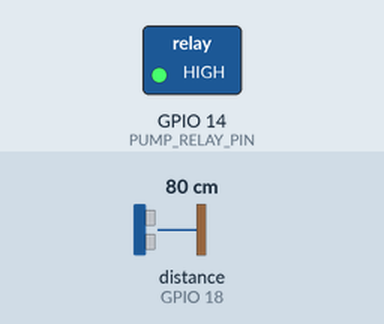
Recording of a sketch running on a simulated ESP32. On the bench: switched loads named in the sketch (green lamp = pin HIGH). The test bench sets the inputs (shaded band); at power-on: distance to the obstacle (sensor on GPIO 18) 80 cm. The echo pulse lasts 58.3 µs per cm; WiFi joins after 1.5 s; servers stay silent unless stated; uploads are accepted with an empty reply; the local clock reads 2024-03-15 10:24:30 at power-on unless the sketch sets it; pins used as bus, display or sensor lines are not drawn; what the sketch prints to the serial monitor is not drawn.

Above: at 3.2 s.
3.3 s: distance to the obstacle (sensor on GPIO 18) set to 17 cm
At 6.0 s:
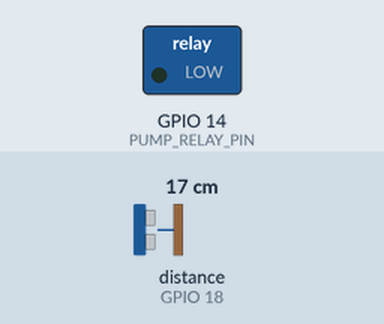
6.9 s: distance to the obstacle (sensor on GPIO 18) set to 14 cm
Timing chart, 0 to 9.9 s (numbered marks = the images above; inputs shaded):
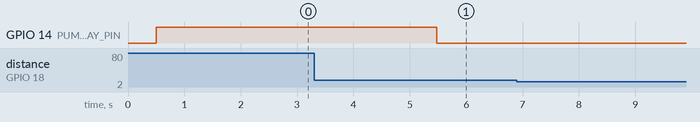

The sketch:

iot_water_manager_esp32.ino
```cpp
#include <WiFi.h>
#include <HTTPClient.h>
#include <ArduinoJson.h>
#include <time.h>

const char* ssid             = "Ashiis iPhone";
const char* pass             = "12345678910";
const char* SUPABASE_URL     = "https://rpumtokaszpqwkscungk.supabase.co";
const char* SUPABASE_ANON_KEY = "eyJhbGciOiJIUzI1NiIsInR5cCI6IkpXVCJ9.eyJpc3MiOiJzdXBhYmFzZSIsInJlZiI6InJwdW10b2thc3pwcXdrc2N1bmdrIiwicm9sZSI6ImFub24iLCJpYXQiOjE3NzM3Mzc3MTAsImV4cCI6MjA4OTMxMzcxMH0.-bhyXpGhZoCNQ11xxMPxA8_1qqVI2WLY_N7VbUOOejo";
const char* DEVICE_ID        = "esp32-tank-1";

#define TRIG_PIN       5
#define ECHO_PIN       18
#define PUMP_RELAY_PIN 14
#define RELAY_ACTIVE_LOW 1

const int EMPTY_CM = 17;
const int FULL_CM  = 5;
const int PUMP_ON_LEVEL  = 20;
const int PUMP_OFF_LEVEL = 100;

const unsigned long UPDATE_MS = 5000;
unsigned long lastUpdate = 0;

bool pumpRunning   = false;
bool pumpCmd       = false;
bool deviceEnabled = true;
String mode        = "auto";
int waterLevel     = 0;

void setPump(bool on) {
  pumpRunning = on;
  digitalWrite(PUMP_RELAY_PIN, (RELAY_ACTIVE_LOW == 1) ? !on : on);
  Serial.printf("[PUMP] Pump is now %s\n", on ? "ON" : "OFF");
}

void connectWiFi() {
  Serial.printf("[WIFI] Connecting to %s", ssid);
  WiFi.begin(ssid, pass);
  int attempts = 0;
  while (WiFi.status() != WL_CONNECTED && attempts < 20) {
    delay(500);
    Serial.print(".");
    attempts++;
  }
  if (WiFi.status() == WL_CONNECTED) {
    Serial.printf("\n[WIFI] Connected! IP: %s\n",
                  WiFi.localIP().toString().c_str());
  } else {
    Serial.println("\n[WIFI] Failed — running offline");
  }
}

int readWaterLevel() {
  int readings[5];
  int valid = 0;
  Serial.println("[SENSOR] --- Reading water level ---");
  for (int i = 0; i < 5; i++) {
    digitalWrite(TRIG_PIN, LOW);
    delayMicroseconds(2);
    digitalWrite(TRIG_PIN, HIGH);
    delayMicroseconds(10);
    digitalWrite(TRIG_PIN, LOW);
    long duration = pulseIn(ECHO_PIN, HIGH, 30000);
    if (duration == 0) {
      Serial.printf("  [%d] timeout — no echo received\n", i);
      delay(50);
      continue;
    }
    int distCm = (int)(duration * 0.034 / 2);
    if (distCm < 0 || distCm > 400) {
      Serial.printf("  [%d] out-of-range dist=%dcm (duration=%ld µs)\n", i, distCm, duration);
      delay(50);
      continue;
    }
    int level = map(distCm, EMPTY_CM, FULL_CM, 0, 100);
    readings[valid] = constrain(level, 0, 100);
    Serial.printf("  [%d] duration=%ld µs  dist=%dcm  level=%d%%\n",
                  i, duration, distCm, readings[valid]);
    valid++;
    delay(50);
  }
  if (valid == 0) {
    Serial.printf("[SENSOR] All readings failed! Check wiring. TRIG=%d ECHO=%d\n",
                  TRIG_PIN, ECHO_PIN);
    Serial.printf("[SENSOR] Returning last known level: %d%%\n", waterLevel);
    return waterLevel;
  }
  // Bubble-sort then take median
  for (int i = 0; i < valid - 1; i++)
    for (int j = i + 1; j < valid; j++)
      if (readings[i] > readings[j]) {
        int tmp = readings[i];
        readings[i] = readings[j];
        readings[j] = tmp;
      }
  int result = readings[valid / 2];
  Serial.printf("[SENSOR] Median level = %d%% (from %d valid readings)\n", result, valid);
  return result;
}

void runAutomation() {
  if (!deviceEnabled) { setPump(false); return; }
  if (mode == "auto") {
    if (waterLevel <= PUMP_ON_LEVEL && !pumpRunning) {
      Serial.println("[AUTO] Level <= 20% — Pump ON");
      setPump(true);
    } else if (waterLevel >= PUMP_OFF_LEVEL && pumpRunning) {
      Serial.println("[AUTO] Tank full — Pump OFF");
      setPump(false);
    }
  } else {
    if (pumpCmd != pumpRunning) setPump(pumpCmd);
  }
}

void pullCommands() {
  if (WiFi.status() != WL_CONNECTED) return;
  HTTPClient http;
  String url = String(SUPABASE_URL)
    + "/rest/v1/devices?id=eq." + DEVICE_ID
    + "&select=pump_cmd,device_enabled,mode";
  http.begin(url);
  http.addHeader("apikey", SUPABASE_ANON_KEY);
  http.addHeader("Authorization", String("Bearer ") + SUPABASE_ANON_KEY);
  int code = http.GET();
  if (code == 200) {
    String body = http.getString();
    JsonDocument doc;
    DeserializationError err = deserializeJson(doc, body);
    if (!err && doc.is<JsonArray>() && doc.as<JsonArray>().size() > 0) {
      JsonObject row = doc[0];
      pumpCmd       = row["pump_cmd"]       | false;
      deviceEnabled = row["device_enabled"] | true;
      mode          = row["mode"]           | "auto";
      Serial.printf("[PULL] mode=%s enabled=%d pump_cmd=%d\n",
                    mode.c_str(), deviceEnabled, pumpCmd);
    }
  } else {
    Serial.printf("[PULL] HTTP error %d\n", code);
  }
  http.end();
}

// Returns current UTC time as ISO 8601 string, e.g. "2026-03-19T06:47:01Z"
String getIsoTimestamp() {
  time_t now = time(nullptr);
  if (now < 1000000000UL) {
    // NTP not synced yet — fall back to millis-based placeholder
    return String("1970-01-01T00:00:00Z");
  }
  struct tm t;
  gmtime_r(&now, &t);
  char buf[25];
  snprintf(buf, sizeof(buf), "%04d-%02d-%02dT%02d:%02d:%02dZ",
           t.tm_year + 1900, t.tm_mon + 1, t.tm_mday,
           t.tm_hour, t.tm_min, t.tm_sec);
  return String(buf);
}

void pushTelemetry() {
  if (WiFi.status() != WL_CONNECTED) return;
  HTTPClient http;
  String url = String(SUPABASE_URL)
    + "/rest/v1/devices?id=eq." + DEVICE_ID;
  JsonDocument doc;
  doc["water_level"] = waterLevel;
  doc["pump_status"] = pumpRunning;
  doc["flow_rate"]   = 0.0;
  doc["updated_at"]  = getIsoTimestamp();
  String body;
  serializeJson(doc, body);
  http.begin(url);
  http.addHeader("apikey", SUPABASE_ANON_KEY);
  http.addHeader("Authorization", String("Bearer ") + SUPABASE_ANON_KEY);
  http.addHeader("Content-Type", "application/json");
  http.addHeader("Prefer", "return=minimal");
  int code = http.PATCH(body);
  Serial.printf("[PUSH] level=%d%% pump=%s updated_at=%s -> HTTP %d\n",
                waterLevel, pumpRunning ? "ON" : "OFF",
                getIsoTimestamp().c_str(), code);
  http.end();
  delay(100);
}

void setup() {
  Serial.begin(115200);
  delay(500);
  pinMode(TRIG_PIN, OUTPUT);
  pinMode(ECHO_PIN, INPUT);
  pinMode(PUMP_RELAY_PIN, OUTPUT);
  setPump(false);
  Serial.println("\n[BOOT] IoT Water Manager starting...");
  connectWiFi();
  // Sync time via NTP so updated_at timestamps are accurate
  configTime(0, 0, "pool.ntp.org", "time.nist.gov");
  Serial.print("[NTP] Syncing time");
  time_t now = time(nullptr);
  int ntpAttempts = 0;
  while (now < 1000000000UL && ntpAttempts < 20) {
    delay(500);
    Serial.print(".");
    now = time(nullptr);
    ntpAttempts++;
  }
  Serial.printf(" done (epoch=%lu)\n", now);
}

void loop() {
  if (WiFi.status() != WL_CONNECTED) {
    Serial.println("[WIFI] Reconnecting...");
    connectWiFi();
  }
  if (millis() - lastUpdate >= UPDATE_MS) {
    lastUpdate = millis();
    waterLevel = readWaterLevel();
    Serial.printf("[SENSOR] Water level: %d%%\n", waterLevel);
    pullCommands();
    runAutomation();
    pushTelemetry();
  }
  delay(50);
}
```

Measured:
- after the input at 6.9 s, every drawn part: stays the same
